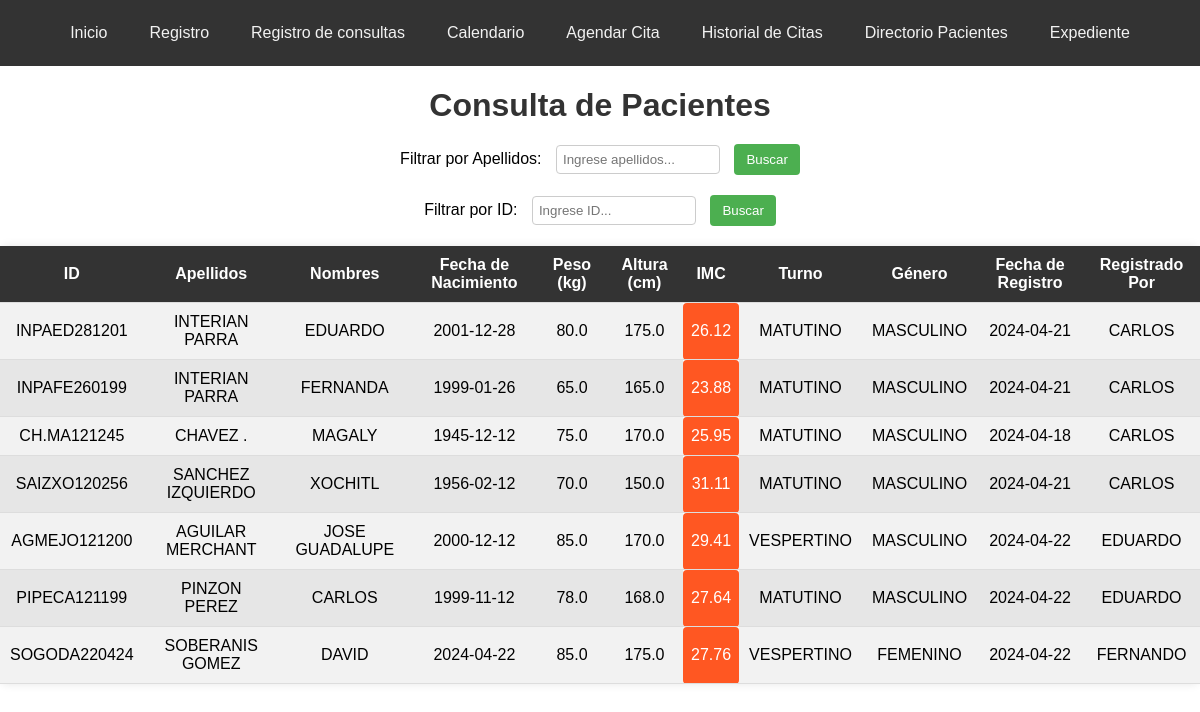
Before: /consultar (signed in) with the older database file.
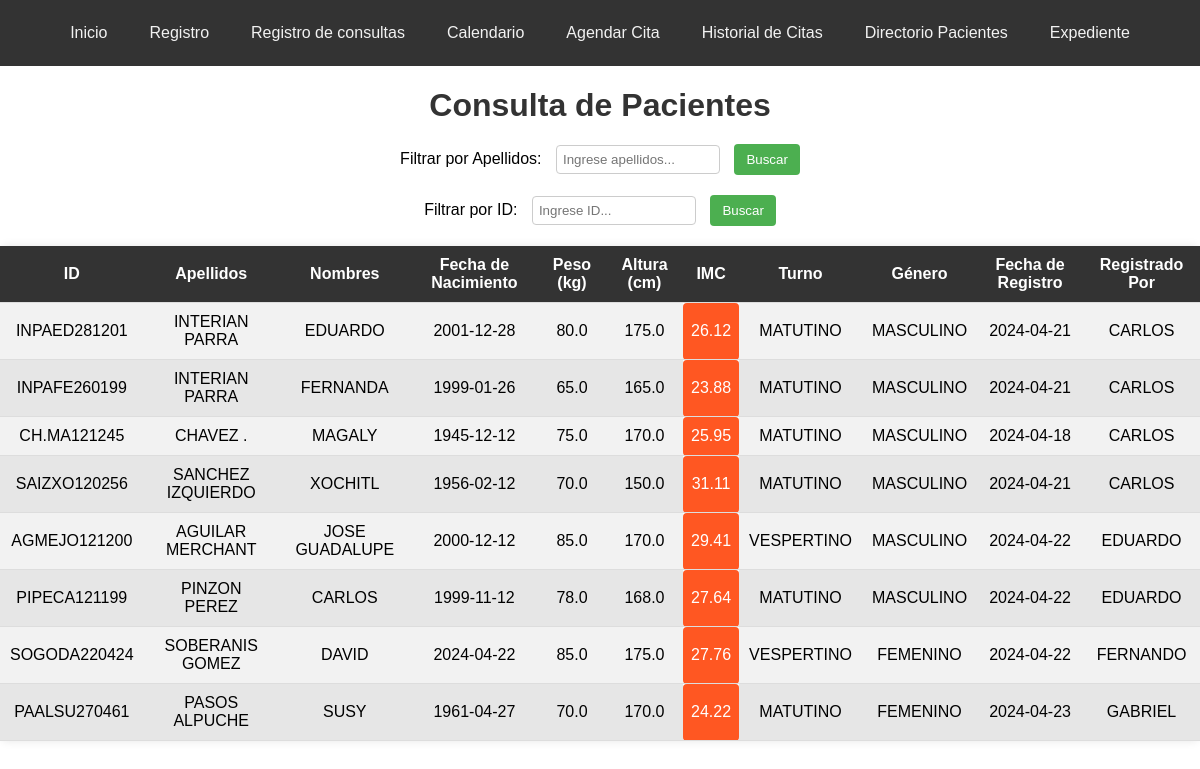
After: the same page with the newer database file.
### tables this page shows
CREATE TABLE pacientes (
                    id TEXT PRIMARY KEY,
                    primer_apellido TEXT NOT NULL,
                    segundo_apellido TEXT NOT NULL,
                    nombres TEXT NOT NULL,
                    fecha_nacimiento TEXT NOT NULL,
                    celular TEXT NOT NULL,
                    turno TEXT NOT NULL,
                    genero TEXT NOT NULL,
                    peso REAL NOT NULL,
                    altura REAL NOT NULL,
                    imc REAL NOT NULL,
                    fecha_registro TEXT NOT NULL,
                    registrado_por TEXT NOT NULL);

### app.py (the view, shortened to what this page needs)
@app.route('/consultar', methods=['GET', 'POST'])
@login_required
def consulta_paciente():
    conexion_consulta = sqlite3.connect('nutricion_consulta.db')
    cursor_consulta = conexion_consulta.cursor()
    cursor_consulta.execute("SELECT * FROM pacientes")
    pacientes = cursor_consulta.fetchall()
    cursor_consulta.close()
    conexion_consulta.close()
    return render_template('consultar.html', pacientes=pacientes)

### app.py (called while the page is built)
def login_required(f):
    @wraps(f)
    def decorated_function(*args, **kwargs):
        if 'username' not in session:
            return redirect(url_for('login'))
        return f(*args, **kwargs)
    return decorated_function

### templates/consultar.html (shortened to what this page needs)
<!DOCTYPE html>
<html lang="en">
<head>
</head>
<body>
    <div class="navbar">
        <a href="/">Inicio</a>
        <a href="/registro">Registro</a>
        <a href="/consultar">Registro de consultas</a>
        <a href="/options">Calendario</a>
        <a href="/agendar_cita">Agendar Cita</a>
        <a href="/historial_citas">Historial de Citas</a>
        <a href="/directorio_pacientes">Directorio Pacientes</a>
        <a href="/crear_expediente">Expediente</a>
    </div>
    <h1>Consulta de Pacientes</h1>
    <form action="{{ url_for('consulta_paciente') }}" method="post" class="filter-form">
        <label for="filtro_apellidos">Filtrar por Apellidos:</label>
        <input type="text" id="filtro_apellidos" name="filter_text" placeholder="Ingrese apellidos...">
        <input type="submit" value="Buscar">
    </form>
    <form action="{{ url_for('consulta_paciente') }}" method="post" class="filter-form">
        <label for="filtro_id">Filtrar por ID:</label>
        <input type="text" id="filtro_id" name="filter_text" placeholder="Ingrese ID...">
        <input type="submit" value="Buscar">
    </form>
    <table>
        <tr>
            <th>ID</th>
            <th>Apellidos</th>
            <th>Nombres</th>
            <th>Fecha de Nacimiento</th>
            <th>Peso (kg)</th>
            <th>Altura (cm)</th>
            <th>IMC</th>
            <th>Turno</th>
            <th>Género</th>
            <th>Fecha de Registro</th>
            <th>Registrado Por</th>
        </tr>
        {% for paciente in pacientes %}
        <tr>
            <td>{{ paciente[0] }}</td>
            <td>{{ paciente[1] }} {{ paciente[2] }}</td>
            <td>{{ paciente[3] }}</td>
            <td>{{ paciente[4] }}</td>
            <td>{{ paciente[8] }}</td>
            <td>{{ paciente[9] }}</td>
            <td class="imc">{{ '%.2f' % paciente[10] }}</td>
            <td>{{ paciente[6] }}</td>
            <td>{{ paciente[7] }}</td>
            <td>{{ paciente[11] }}</td>
            <td>{{ paciente[12] }}</td>
        </tr>
        {% endfor %}
    </table>
</body>
</html>

Changed rows visible on the page:
added pacientes: id "PAALSU270461", primer_apellido "PASOS", segundo_apellido "ALPUCHE", nombres "SUSY", fecha_nacimiento "1961-04-27", peso "70.0", altura "170.0", imc "24.22", turno "MATUTINO", genero "FEMENINO", fecha_registro "2024-04-23", registrado_por "GABRIEL"
